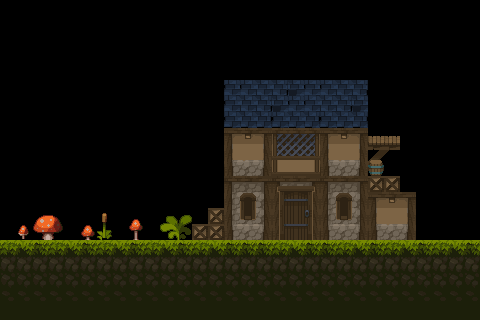

The image is a tile-based game level rendered from a .tmx file. Its description and source (layers, tilesets, objects; grid data summarised) follow:
An orthogonal 30x20 tile map with 16x16 px tiles, 2 tile layers (Tile Layer 1, Tile Layer 2), 2 tilesets.

<map version="1.10" tiledversion="1.10.2" orientation="orthogonal" renderorder="right-down" width="30" height="20" tilewidth="16" tileheight="16" infinite="0" nextlayerid="3" nextobjectid="1">
 <tileset firstgid="1" source="Tiles.tsx" />
 <tileset firstgid="626" source="Buildings.tsx" />
 <layer id="1" name="Tile Layer 1" width="30" height="20">
  <data>[600 cells, 274 non-empty, 63 distinct tile ids]</data>
 </layer>
 <layer id="2" name="Tile Layer 2" width="30" height="20">
  <data>[600 cells, 23 non-empty, 21 distinct tile ids]</data>
 </layer>
</map>
